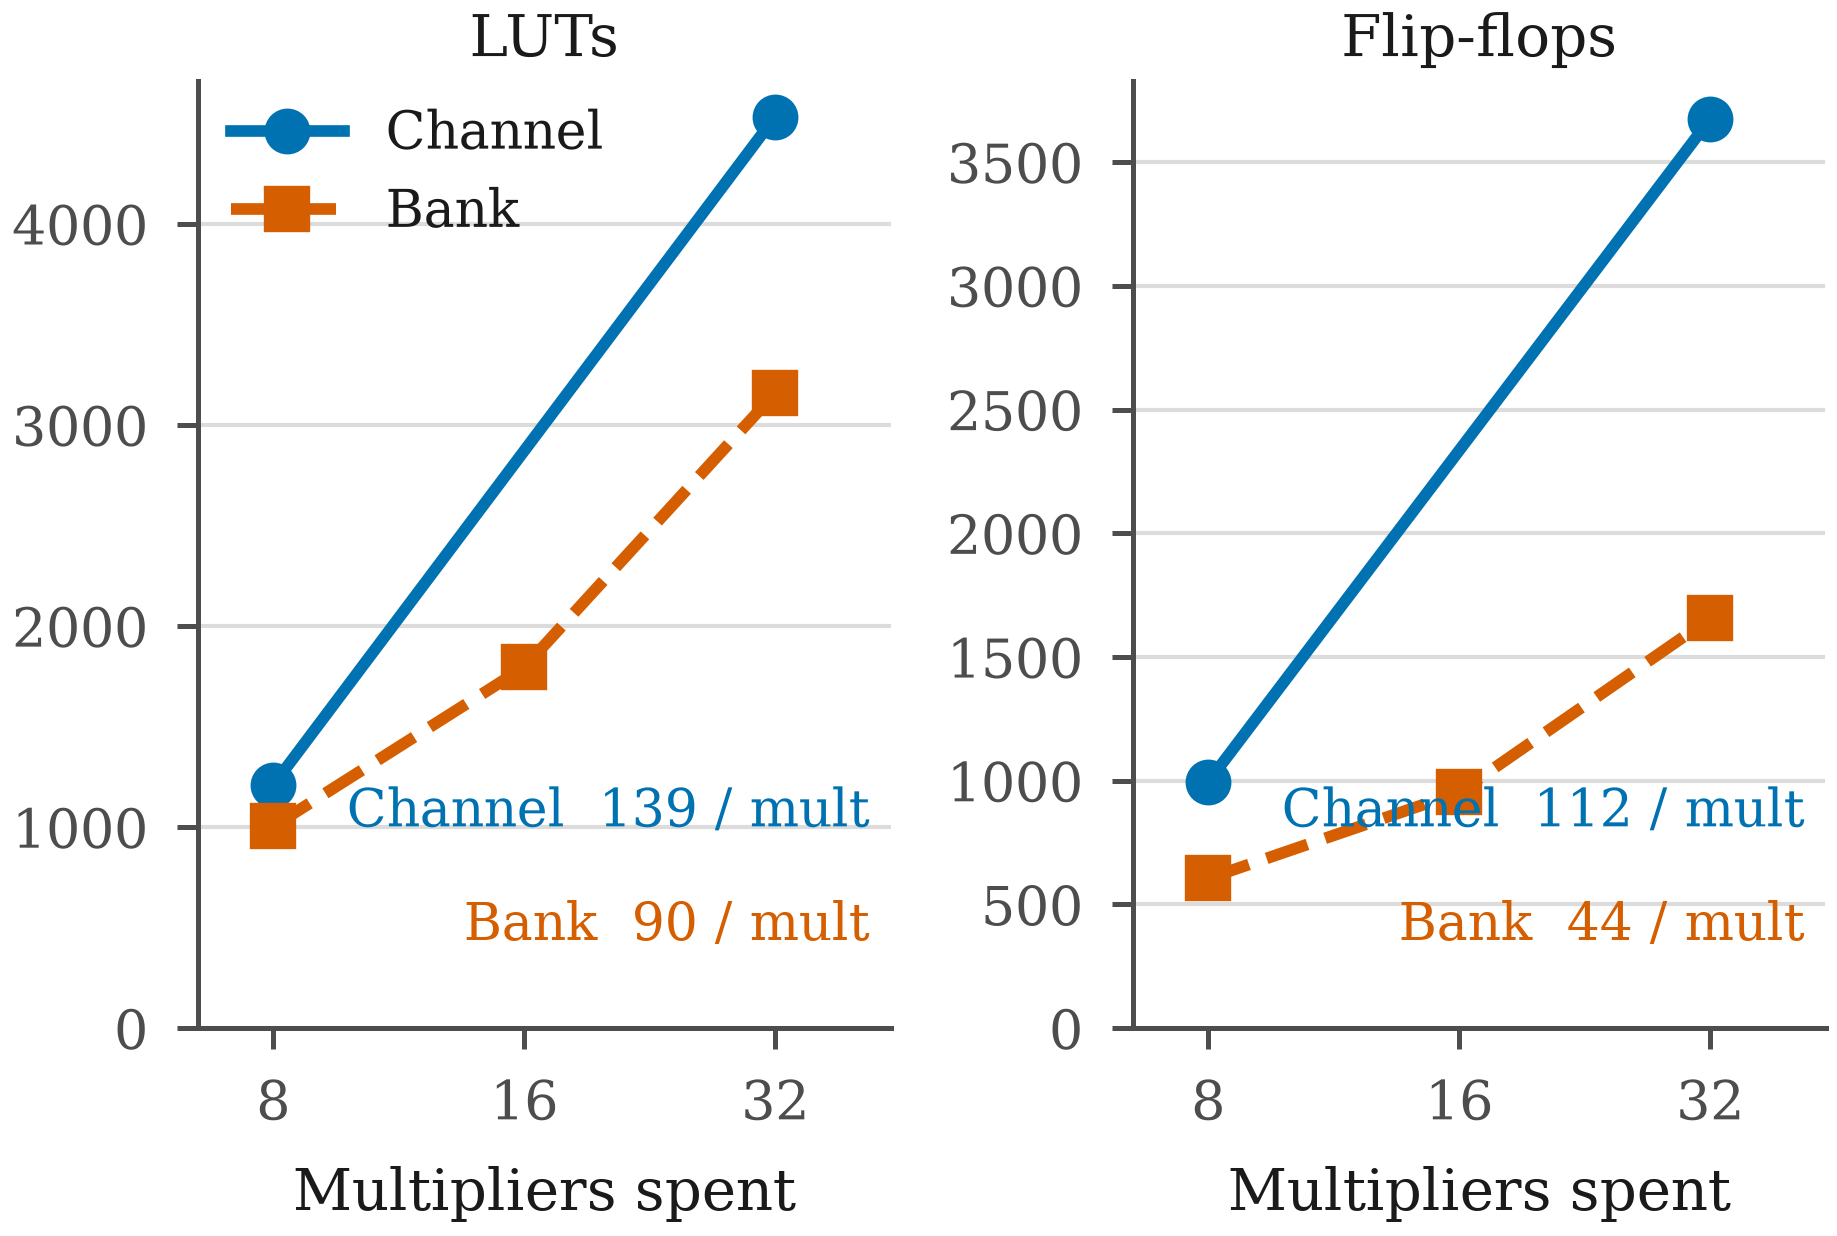

Here is the Python script that generated this plot:
"""Figure 7 -- what a multiplier costs, depending on which axis buys it.

Every point here reports zero DSP blocks, so all multipliers are in fabric and
the LUT counts are comparable with each other. The banked core has three
configurations and the overlapped core two; both are drawn as they are, with no
line extended past the data.

The slopes are the result: an added multiplier costs less when it arrives as a
bank than when it arrives as another output lane, because the output datapath
is sized by P and not by P x T.

Caption to place under this figure:
  Fig. 7. Post-route cost against multiplier budget, Vivado out-of-context,
  xc7z020clg484-1, 10 ns, all multipliers in fabric (0 DSP blocks in every run).
  Repeating a configuration moved the LUT count by at most 2 and left the
  flip-flop count unchanged.
"""
import matplotlib.pyplot as plt

import data
import paperstyle as ps

ps.use_paper_style()

fig, axes = plt.subplots(1, 2, figsize=(ps.COL_W, 2.05))

for ax, field, title in ((axes[0], "lut", "LUTs"), (axes[1], "ff", "Flip-flops")):
    for core, style in (("v3", ps.V3), ("v4", ps.V4)):
        pts = data.points(core, field)
        ax.plot([m for m, _, _ in pts], [v for _, _, v in pts], **style)
        slope = data.per_multiplier(core, field)
        # Stacked in the empty lower-right corner and right-aligned, rather than
        # placed beside each line: naming the cores made the labels long enough
        # to run into the tick labels and into each other.
        ax.annotate(f"{ps.NAME[core]}  {slope:.0f} / mult",
                    (0.97, 0.20 if core == "v3" else 0.08),
                    xycoords="axes fraction", ha="right", va="bottom",
                    fontsize=6.2, color=style["color"])
    ax.set_xscale("log", base=2)
    ax.set_xticks([8, 16, 32])
    ax.set_xticklabels(["8", "16", "32"])
    ax.set_xlim(6.5, 44)
    ax.set_ylim(0, None)
    ax.set_title(title, fontsize=7, color=ps.INK, pad=3)
    ax.set_xlabel("Multipliers spent", fontsize=7)
    ps.recessive_axes(ax, grid_axis="y")
    ax.tick_params(labelsize=6.5)

axes[0].legend(loc="upper left", fontsize=6.2, bbox_to_anchor=(-0.02, 1.02))
fig.subplots_adjust(wspace=0.35)
ps.save(fig, "fig7_scaling")
